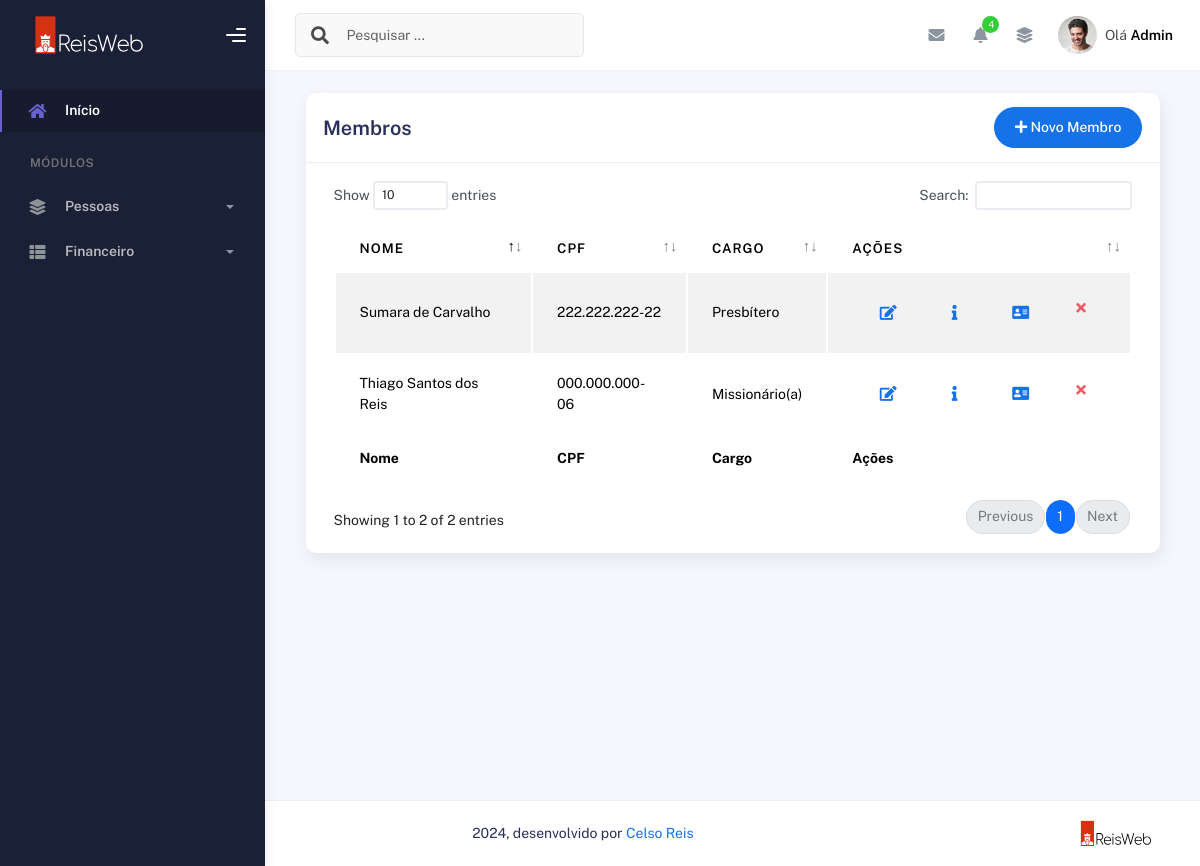
Page /membros/ (signed in) on the committed database.
### plataformaigreja/models.py (models this page shows, shortened)
class Membros(models.Model):
    choices_sexo = (('F', 'Feminino'),
                    ('M', 'Masculino'))
    choices_cargo = (('A', 'Auxiliar'),
                     ('C', 'Congregado'),
                     ('Cr', 'Crianças'),
                     ('Da', 'Diaconisa'),
                     ('D', 'Diácono'),
                     ('E', 'Evangelista'),
                     ('J', 'Jovem'),
                     ('Mb', 'Membro'),
                     ('Mi', 'Missionário(a)'),
                     ('Pr', 'Pastor'),
                     ('P', 'Presbítero'))
    nome = models.CharField(max_length=50)
    sexo = models.CharField(max_length=1, choices=choices_sexo)
    cpf = models.CharField(max_length=20, blank=True, null=True)
    email = models.EmailField(blank=True, null=True)
    telefone = models.CharField(max_length=19, blank=True, null=True)
    endereco = models.CharField(max_length=100, blank=True, null=True)
    foto = models.ImageField(upload_to="img_membros", null=True, blank=True)
    data_nascimento = models.DateField(null=True, blank=True)
    data_batismo = models.DateField(null=True, blank=True)
    cargo = models.CharField(max_length=2, choices=choices_cargo)
    pastor = models.ForeignKey(
        User,
        on_delete=models.CASCADE
    )

### plataformaigreja/views.py (the view, shortened to what this page needs)
# urls.py: path('membros/', views.membros, name='membros'),
@login_required(login_url='/usuarios/login')
def membros(request):
    if request.method == "GET":
        membros = Membros.objects.filter(pastor=request.user)
        return render(request, 'membros.html', {'membros': membros})

### plataformaigreja/templates/membros.html (shortened to what this page needs)
{% extends "bases/base_plataformaigreja.html" %}
{% load static %}
{% block 'conteudo' %}
  <div class="container">
    <div class="page-inner">
      <div class="col-md-12">
        <div class="card">
          <div class="card-header">
            <div class="d-flex align-items-center">
              <h4 class="card-title">Membros</h4>
                <button
                  class="btn btn-primary btn-round ms-auto"
                  data-bs-toggle="modal"
                  data-bs-target="#addRowModal"
                >
                  <i class="fa fa-plus"></i>
                  Novo Membro
                </button>
            </div>
          </div>
        <div class="card-body">
                    <div class="table-responsive">
                      <table
                        id="add-row"
                        class="display table table-striped table-hover"
                      >
                        <thead>
                          <tr>
                            <th>Nome</th>
                            <th>CPF</th>
                            <th>CARGO</th>
                            <th style="width: 10%">Ações</th>
                          </tr>
                        </thead>
                        <tfoot>
                          <tr>
                            <th>Nome</th>
                            <th>CPF</th>
                            <th>Cargo</th>
                            <th>Ações</th>
                          </tr>
                        </tfoot>
                        <tbody>
                          {% for membro in membros %}
                            <tr>
                              <td>{{membro.nome}}</td>
                              <td>{{membro.cpf | default:"000.000.000-00"}}</td>
                              <td>
                                {% if membro.cargo == "Mb" %}
                                  Membro
                                {% elif membro.cargo == "A" %}
                                  Auxiliar
                                {% elif membro.cargo == "C" %}
                                  Congregado
                                {% elif membro.cargo == "Cr" %}
                                  Crianças
                                {% elif membro.cargo == "Da" %}
                                  Diaconisa
                                {% elif membro.cargo == "D" %}
                                  Diácono
                                {% elif membro.cargo == "E" %}
                                  Evangelista
                                {% elif membro.cargo == "J" %}
                                  Jovem
                                {% elif membro.cargo == "Mi" %}
                                  Missionário(a)
                                {% elif membro.cargo == "Pr" %}
                                  Pastor
                                {% elif membro.cargo == "P" %}
                                  Presbítero
                                {% endif %}
                              </td>
                              <td>
                                <div class="form-button-action">
                                  <a href="{% url 'editar_membro' membro.id %}">
                                  <button
                                    type="button"
                                    title="Editar"
                                    class="btn btn-link btn-primary btn-lg"
                                    data-original-title="Edit Task"
                                    data-bs-toggle="modal"
                                    data-bs-target="#editarMembroModal"
                                  >
                                    <i class="fa fa-edit"></i>
                                  </button>
                                </a>
                                <button
                                    type="button"
                                    title="Informações"
                                    class="btn btn-link btn-primary btn-lg btn-detalhes"
                                    data-original-title="Edit Task"
                                    data-id="{{ membro.id }}"
                                    data-bs-toggle="modal"
                                    data-bs-target="#modalDetalhes"
                                  >
                                    <i class="fa fa-info"></i>
                                  </button>
                                  <a href="" class="btn btn-link btn-primary btn-lg" >
                                    <i class="fas fa-address-card"></i>
                                  </a>
                                 <form action="{% url 'excluir_membro' membro.id %}" method="post">{% csrf_token %}
                                  <button
                                    type="submit"
                                    data-bs-toggle="tooltip"
                                    title="Excluir"
                                    class="btn btn-link btn-danger"
                                    data-original-title="Remove"
                                    onclick="return confirm('Tem certeza que deseja excluir este membro?');"
                                  >
                                    <i class="fa fa-times"></i>
                                  </button>
                                </form>
                                </div>
                              </td>
                            </tr>
                          {% endfor %}
                        </tbody>
                      </table>
                    </div>
                  </div>
                </div>
              </div>
            </div>
          </div>
        </div>
      </div>
    </div>
{% endblock %}

### rows in the picture
Membros: nome "Thiago Santos dos Reis", cpf "000.000.000-06", cargo "Missionário(a)"
Membros: nome "Sumara de Carvalho", cpf "222.222.222-22", cargo "Presbítero"
